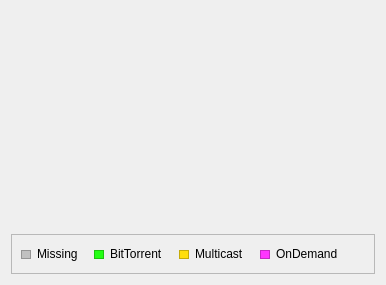
<?xml version="1.0" encoding="UTF-8"?>
<ui version="4.0">
 <class>piece_dialog</class>
 <widget class="QDialog" name="piece_dialog">
  <property name="geometry">
   <rect>
    <x>0</x>
    <y>0</y>
    <width>386</width>
    <height>285</height>
   </rect>
  </property>
  <property name="windowTitle">
   <string>Piece Information</string>
  </property>
  <layout class="QVBoxLayout" name="verticalLayout">
   <item>
    <widget class="piece_widget" name="pieceWidget" native="true">
     <property name="sizePolicy">
      <sizepolicy hsizetype="Expanding" vsizetype="Expanding">
       <horstretch>100</horstretch>
       <verstretch>0</verstretch>
      </sizepolicy>
     </property>
    </widget>
   </item>
   <item>
    <widget class="QFrame" name="frame">
     <property name="frameShape">
      <enum>QFrame::StyledPanel</enum>
     </property>
     <property name="frameShadow">
      <enum>QFrame::Raised</enum>
     </property>
     <layout class="QHBoxLayout" name="horizontalLayout">
      <item>
       <widget class="QFrame" name="frame_4">
        <property name="minimumSize">
         <size>
          <width>10</width>
          <height>10</height>
         </size>
        </property>
        <property name="maximumSize">
         <size>
          <width>10</width>
          <height>10</height>
         </size>
        </property>
        <property name="baseSize">
         <size>
          <width>10</width>
          <height>10</height>
         </size>
        </property>
        <property name="styleSheet">
         <string notr="true">background: #c0c0c0;
margin-top:1px;</string>
        </property>
        <property name="frameShape">
         <enum>QFrame::StyledPanel</enum>
        </property>
        <property name="frameShadow">
         <enum>QFrame::Raised</enum>
        </property>
       </widget>
      </item>
      <item>
       <widget class="QLabel" name="label_2">
        <property name="text">
         <string>Missing</string>
        </property>
       </widget>
      </item>
      <item>
       <spacer name="horizontalSpacer_2">
        <property name="orientation">
         <enum>Qt::Horizontal</enum>
        </property>
        <property name="sizeType">
         <enum>QSizePolicy::Fixed</enum>
        </property>
        <property name="sizeHint" stdset="0">
         <size>
          <width>10</width>
          <height>20</height>
         </size>
        </property>
       </spacer>
      </item>
      <item>
       <widget class="QFrame" name="frame_5">
        <property name="minimumSize">
         <size>
          <width>10</width>
          <height>10</height>
         </size>
        </property>
        <property name="maximumSize">
         <size>
          <width>10</width>
          <height>10</height>
         </size>
        </property>
        <property name="baseSize">
         <size>
          <width>10</width>
          <height>10</height>
         </size>
        </property>
        <property name="styleSheet">
         <string notr="true">background: #24FF14;
margin-top:1px;</string>
        </property>
        <property name="frameShape">
         <enum>QFrame::StyledPanel</enum>
        </property>
        <property name="frameShadow">
         <enum>QFrame::Raised</enum>
        </property>
       </widget>
      </item>
      <item>
       <widget class="QLabel" name="label">
        <property name="text">
         <string>BitTorrent</string>
        </property>
       </widget>
      </item>
      <item>
       <spacer name="horizontalSpacer_3">
        <property name="orientation">
         <enum>Qt::Horizontal</enum>
        </property>
        <property name="sizeType">
         <enum>QSizePolicy::Fixed</enum>
        </property>
        <property name="sizeHint" stdset="0">
         <size>
          <width>10</width>
          <height>20</height>
         </size>
        </property>
       </spacer>
      </item>
      <item>
       <widget class="QFrame" name="frame_2">
        <property name="minimumSize">
         <size>
          <width>10</width>
          <height>10</height>
         </size>
        </property>
        <property name="maximumSize">
         <size>
          <width>10</width>
          <height>10</height>
         </size>
        </property>
        <property name="baseSize">
         <size>
          <width>10</width>
          <height>10</height>
         </size>
        </property>
        <property name="styleSheet">
         <string notr="true">background: #FFDE0C;
margin-top:1px;</string>
        </property>
        <property name="frameShape">
         <enum>QFrame::StyledPanel</enum>
        </property>
        <property name="frameShadow">
         <enum>QFrame::Raised</enum>
        </property>
       </widget>
      </item>
      <item>
       <widget class="QLabel" name="label_3">
        <property name="text">
         <string>Multicast</string>
        </property>
       </widget>
      </item>
      <item>
       <spacer name="horizontalSpacer_4">
        <property name="orientation">
         <enum>Qt::Horizontal</enum>
        </property>
        <property name="sizeType">
         <enum>QSizePolicy::Fixed</enum>
        </property>
        <property name="sizeHint" stdset="0">
         <size>
          <width>10</width>
          <height>20</height>
         </size>
        </property>
       </spacer>
      </item>
      <item>
       <widget class="QFrame" name="frame_3">
        <property name="minimumSize">
         <size>
          <width>10</width>
          <height>10</height>
         </size>
        </property>
        <property name="maximumSize">
         <size>
          <width>10</width>
          <height>10</height>
         </size>
        </property>
        <property name="baseSize">
         <size>
          <width>10</width>
          <height>10</height>
         </size>
        </property>
        <property name="styleSheet">
         <string notr="true">background: #FF35FF;
margin-top:1px;</string>
        </property>
        <property name="frameShape">
         <enum>QFrame::StyledPanel</enum>
        </property>
        <property name="frameShadow">
         <enum>QFrame::Raised</enum>
        </property>
       </widget>
      </item>
      <item>
       <widget class="QLabel" name="label_4">
        <property name="text">
         <string>OnDemand</string>
        </property>
       </widget>
      </item>
      <item>
       <spacer name="horizontalSpacer">
        <property name="orientation">
         <enum>Qt::Horizontal</enum>
        </property>
        <property name="sizeHint" stdset="0">
         <size>
          <width>40</width>
          <height>20</height>
         </size>
        </property>
       </spacer>
      </item>
     </layout>
    </widget>
   </item>
  </layout>
 </widget>
 <customwidgets>
  <customwidget>
   <class>piece_widget</class>
   <extends>QWidget</extends>
   <header>piece_widget.h</header>
  </customwidget>
 </customwidgets>
 <resources/>
 <connections/>
</ui>
